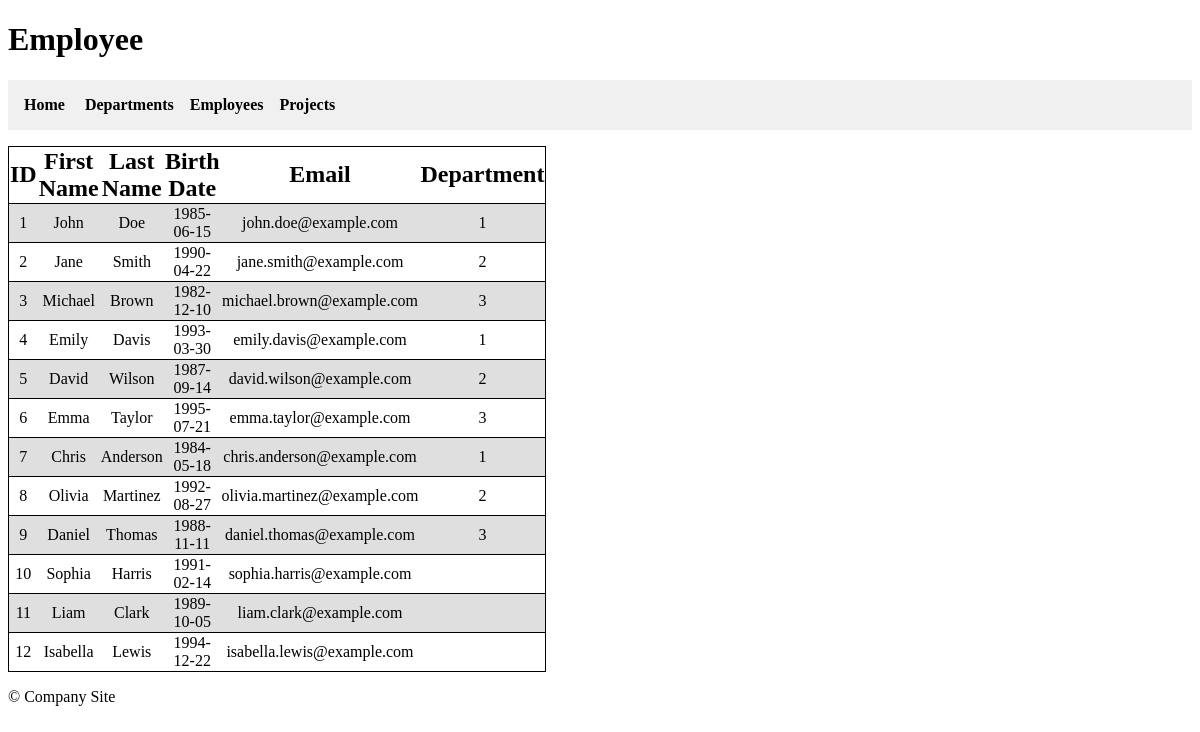
/views/employees/index.php, run on the app's committed database.
### tables this page shows
CREATE TABLE employee (
    employeeId INT PRIMARY KEY NOT NULL AUTO_INCREMENT UNIQUE,
    firstName VARCHAR(50) NOT NULL,
    lastName VARCHAR(50) NOT NULL,
    email VARCHAR(50) NOT NULL,
    birth DATE NOT NULL,
    departmentId INT,
    FOREIGN KEY (departmentId) REFERENCES department(departmentId) ON DELETE SET NULL
);

### classes/Database.php (called while the page is built, shortened)
<?php
Class Database extends DBCredentials {
    public function __construct() {
        $dsn1 = "mysql:host={$this->host}";
        $dsn2 = ";dbname={$this->dbname}";
        $dsn3 = ";charset=utf8mb4";
        $dsn = $dsn1 . $dsn2 . $dsn3;
        $options = [
            PDO::ATTR_ERRMODE => PDO::ERRMODE_EXCEPTION,
            PDO::ATTR_DEFAULT_FETCH_MODE => PDO::FETCH_ASSOC
        ];
        $this->pdo =
        new PDO($dsn, $this->user, $this->password, $options);
    }
}

### classes/Employee.php (called while the page is built, shortened)
<?php
require_once 'Database.php';
class Employee extends Database
{
    function getAll(): array|false
    {
        $sql = <<<SQL
        SELECT employeeId, firstName, lastName, email, birth, departmentId
        FROM employee
        SQL;
        try {
            $stmt = $this->pdo->prepare($sql);
            $stmt->execute();
            return $stmt->fetchAll();
        } catch (PDOException $e) {
            return false;
        }
    }
}

### views/employees/index.php (the view, shortened to what this page needs)
<?php
$pageTitle = 'Employee';
include_once ROOT_PATH . '/public/header.php';
include_once ROOT_PATH . '/public/nav.php';
require_once ROOT_PATH . '/classes/Employee.php';
$employees = (new Employee())->getAll();
echo <<<HTML
<table class="data-table">
    <thead>
        <tr>
            <th>ID</th>
            <th>First Name</th>
            <th>Last Name</th>
            <th>Birth Date</th>
            <th>Email</th>
            <th>Department</th>
        </tr>
    </thead>
    <tbody class="data-table-body">
HTML;
foreach ($employees as $employee) {
    echo <<<HTML
            <tr class="data-row" onclick="window.location.href='edit.php?id={$employee['employeeId']}'">
                <td>{$employee['employeeId']}</td>
                <td>{$employee['firstName']}</td>
                <td>{$employee['lastName']}</td>
                <td>{$employee['birth']}</td>
                <td>{$employee['email']}</td>
                <td>{$employee['departmentId']}</td>
            </tr>
    HTML;
}
echo <<<HTML
    </tbody>
</table>
HTML;
include_once ROOT_PATH . '/public/footer.php';

### public/header.php (shortened to what this page needs)
<!DOCTYPE html>
<html lang="en">
<head>
    <link rel="stylesheet" href="/PHP_Mandatory_1/css/styles.css">
</head>
<body>
    <header>
        <h1><?=$pageTitle ?></h1>
    </header>

### public/nav.php
<?php
$pages = [
    'Departments',
    'Employees',
    'Projects'
];
?>
<nav class="navbar">
    <li>
        <a href="<?= BASE_URL ?>">Home</a>
    </li>
    <?php
    foreach ($pages as $page) {
        echo '<li>';
        echo '<a href="' . BASE_URL . '/views/' . $page . '">' . $page . '</a>';
        echo '</li>';
    };
    ?>
</nav>

### public/footer.php
<footer>
        <p>&copy; Company Site</p>
    </footer>
</body>
</html>

### css/styles.css (style rules this page uses)
.navbar { background-color: #f0f0f0; padding: 1em; margin-bottom: 1em; }
.navbar li { display: inline; margin-right: 1em; }
.data-table { width: 30vw; border: solid 1px #000; border-collapse: collapse; }
.data-table thead { font-weight: bold; font-size: 24px; text-align: center; border-bottom: solid 1px #000; }
.data-table tbody { text-align: center; }
.data-table tbody tr td { border-bottom: solid 1px #000; }

### data on the page
employee: employeeId "1", firstName "John", lastName "Doe", birth "1985-06-15", email "john.doe@example.com", departmentId "1"
employee: employeeId "2", firstName "Jane", lastName "Smith", birth "1990-04-22", email "jane.smith@example.com", departmentId "2"
employee: employeeId "3", firstName "Michael", lastName "Brown", birth "1982-12-10", email "michael.brown@example.com", departmentId "3"
employee: employeeId "4", firstName "Emily", lastName "Davis", birth "1993-03-30", email "emily.davis@example.com", departmentId "1"
employee: employeeId "5", firstName "David", lastName "Wilson", birth "1987-09-14", email "david.wilson@example.com", departmentId "2"
employee: employeeId "6", firstName "Emma", lastName "Taylor", birth "1995-07-21", email "emma.taylor@example.com", departmentId "3"
employee: employeeId "7", firstName "Chris", lastName "Anderson", birth "1984-05-18", email "chris.anderson@example.com", departmentId "1"
employee: employeeId "8", firstName "Olivia", lastName "Martinez", birth "1992-08-27", email "olivia.martinez@example.com", departmentId "2"
employee: employeeId "9", firstName "Daniel", lastName "Thomas", birth "1988-11-11", email "daniel.thomas@example.com", departmentId "3"
employee: employeeId "10", firstName "Sophia", lastName "Harris", birth "1991-02-14", email "sophia.harris@example.com"
employee: employeeId "11", firstName "Liam", lastName "Clark", birth "1989-10-05", email "liam.clark@example.com"
employee: employeeId "12", firstName "Isabella", lastName "Lewis", birth "1994-12-22", email "isabella.lewis@example.com"

### other printed values
$pageTitle "Employee"
$page "Departments"
$page "Employees"
$page "Projects"
